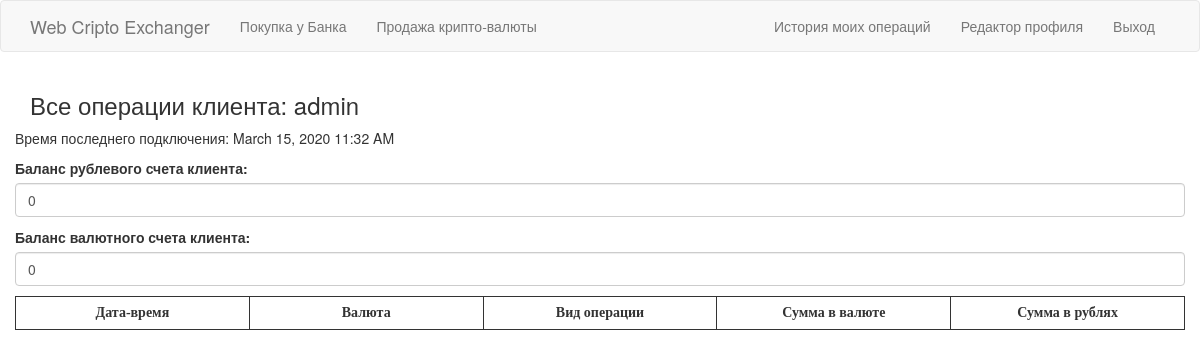
The app's page /history/admin (signed in) with its own data.
### app/models.py (models this page shows, shortened)
class User(UserMixin, db.Model):
    id = db.Column(db.Integer, primary_key=True)
    username = db.Column(db.String(64), index=True, unique=True)
    email = db.Column(db.String(120), index=True, unique=True)
    password_hash = db.Column(db.String(128))
    bank_acc_curr = db.Column(db.String(20), unique=True, nullable=False)
    balance_curr = db.Column(db.String(128), nullable=True, default='0')
    bank_acc_rubl = db.Column(db.String(20), unique=True, nullable=False)
    balance_rubl = db.Column(db.String(128), nullable=True, default='0')
    descr = db.Column(db.String(64), nullable=True)
    role_id = db.Column(db.Integer, db.ForeignKey('roles.id'), nullable=False)
    us_transact = db.relationship('Transactions', backref=db.backref('transs'), lazy='dynamic')
    last_seen = db.Column(db.DateTime, default=datetime.utcnow)

### app/routes.py (the view)
@app.route('/history/<username>')
@login_required
def history(username):
    user = User.query.filter_by(username=username).first_or_404()
    trs = Transactions.query.filter_by(user_id=user.id).order_by(Transactions.timestamp.desc()).all()
    return render_template('history.html', user=user, trs=trs)

### app/models.py (called while the page is built)
@login.user_loader
def load_user(id):
    return User.query.get(int(id))

### app/routes.py (called while the page is built)
@app.before_request
def before_request():
    if current_user.is_authenticated:
        current_user.last_seen = datetime.utcnow()
        db.session.commit()

### app/templates/history.html (shortened to what this page needs)
{% extends "base.html" %}
{% import 'bootstrap/wtf.html' as wtf %}
{% block app_content %}
    <h3>Все операции клиента: {{ user.username }}</h3>
    <div class="row">
	{% if user.last_seen %}
    <p>Время последнего подключения: {{ moment(user.last_seen).format('LLL') }}</p>
	{% endif %}
	<label class="control-label">Баланс рублевого счета клиента:</label>
	<p class="form-control">{{user.balance_rubl}}</p>
	<label class="control-label">Баланс валютного счета клиента:</label>
	<p class="form-control">{{user.balance_curr}}</p>
	  <table class="mytable">
      <tr>
	  <th class="mytable_td td_th">Дата-время</th>
	  <th class="mytable_td td_th">Валюта</th>
	  <th class="mytable_td td_th">Вид операции</th>
	  <th class="mytable_td td_th">Сумма в валюте</th>
	  <th class="mytable_td td_th">Сумма в рублях</th>
	  </tr>
	</div>
{% endblock %}

### app/templates/history.html (style rules this page uses)
.mytable { width: 100%; border: 1px solid #333333; font: 14px Verdana; }
.mytable_td { margin: 1px; padding: 8px 10px; width: 20%; border: 1px solid #333333; }
.td_th { text-align: center; }

### records on screen
User: username "admin", last_seen "March 15, 2020 11:32 AM", balance_rubl "0", balance_curr "0"
